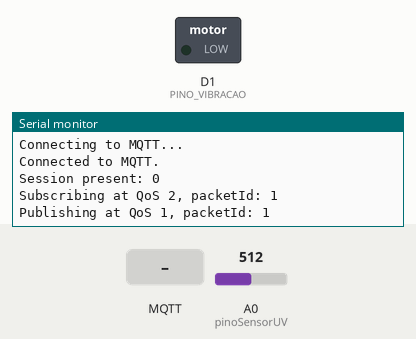
Bench run of a sketch on a simulated ESP8266 (NodeMCU). Parts: switched loads named in the sketch (green lamp = pin HIGH), the last lines printed to the serial monitor. Inputs (shaded band) come from the test bench; at power-on: A0 (pinoSensorUV) = 512. WiFi joins after 1.5 s; servers stay silent unless stated; no MQTT or app messages arrive unless stated.

Above: at 2.4 s.
2.5 s: MQTT message "uv/sensor" arrives on the first subscribed topic
At 3.5 s:
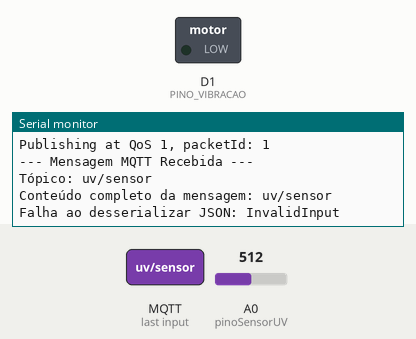
4.0 s: MQTT message "1" arrives on the first subscribed topic
At 5.1 s:
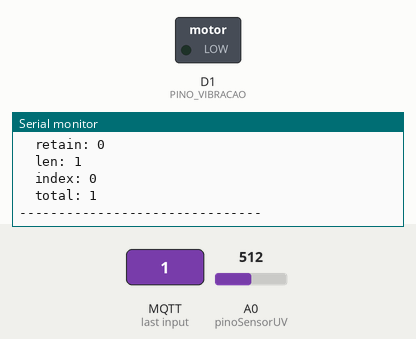
5.5 s: MQTT message "on" arrives on the first subscribed topic
At 7.1 s:
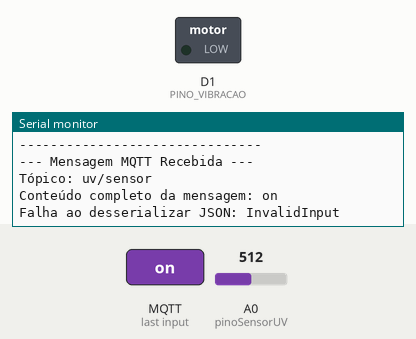

Measured:
- after the input at 2.5 s, the serial monitor: prints a new line at once (image 1)
- after the input at 4.0 s, the serial monitor: prints a new line at once (image 2)
- after the input at 5.5 s, the serial monitor: prints a new line at once (image 3)

The sketch:

UVTrack_-_C_digo_Arduino.ino
```cpp
#include <Arduino.h>

#include <ESP8266WiFi.h>
#include <Ticker.h>
#include <AsyncMqttClient.h>
#include <ArduinoJson.h>

#define WIFI_SSID "brisa-3357106"
#define WIFI_PASSWORD "iwcroyx9"

#define MQTT_HOST IPAddress(24,144,93,211) //MQTT BROKER IP ADDRESS
//for example:

#define MQTT_PORT 1883
#define BROKER_USER ""
#define BROKER_PASS ""

AsyncMqttClient mqttClient;
Ticker mqttReconnectTimer;

WiFiEventHandler wifiConnectHandler;
WiFiEventHandler wifiDisconnectHandler;
Ticker wifiReconnectTimer;

// Definimos onde ligamos o pino de saída do sensor
const int pinoSensorUV = A0; // Ligado no A0
unsigned long previousMillis = 0;   // Stores last time a message was published
const long interval = 10000;        // Interval at which to publish values
const int PINO_VIBRACAO = D1; // Pino D1 para o sensor de vibração

void connectToWifi() {
  Serial.println("Connecting to Wi-Fi...");
  WiFi.begin(WIFI_SSID, WIFI_PASSWORD);
}

void connectToMqtt() {
  Serial.println("Connecting to MQTT...");
  mqttClient.connect();
}

void onWifiConnect(const WiFiEventStationModeGotIP& event) {
  Serial.println("Connected to Wi-Fi.");
  connectToMqtt();
}

void onWifiDisconnect(const WiFiEventStationModeDisconnected& event) {
  Serial.println("Disconnected from Wi-Fi.");
  mqttReconnectTimer.detach(); // ensure we don't reconnect to MQTT while reconnecting to Wi-Fi
  wifiReconnectTimer.once(2, connectToWifi);
}

void onMqttConnect(bool sessionPresent) {
  Serial.println("Connected to MQTT.");
  Serial.print("Session present: ");
  Serial.println(sessionPresent);

  // Subscribe to topic "uv/sensor" when it connects to the broker
  uint16_t packetIdSub = mqttClient.subscribe("uv/sensor", 2);
  Serial.print("Subscribing at QoS 2, packetId: ");
  Serial.println(packetIdSub);

 // Publish on the "uv/sensor" topic with qos 1
  uint16_t packetIdPub1 = mqttClient.publish("uv/sensor", 1, true, "test 2");
  Serial.print("Publishing at QoS 1, packetId: ");
  Serial.println(packetIdPub1);
}

void onMqttDisconnect(AsyncMqttClientDisconnectReason reason) {
  Serial.println("Disconnected from MQTT.");

  if (WiFi.isConnected()) {
    mqttReconnectTimer.once(2, connectToMqtt);
  }
}

void onMqttMessage(char* topic, char* payload, AsyncMqttClientMessageProperties properties, size_t len, size_t index, size_t total) {
  String receivedMessage;
  for (int i = 0; i < len; i++) { //
    receivedMessage += (char)payload[i]; //
  } //

  Serial.println("--- Mensagem MQTT Recebida ---");
  Serial.print("Tópico: ");
  Serial.println(topic);
  Serial.print("Conteúdo completo da mensagem: ");
  Serial.println(receivedMessage);

  if (strcmp(topic, "uv/sensor") == 0) {
    // Tentar desserializar o JSON
    StaticJsonDocument<128> doc;
    DeserializationError error = deserializeJson(doc, receivedMessage);

    if (error) {
      Serial.print(F("Falha ao desserializar JSON: "));
      Serial.println(error.f_str());
      return; // Sai da função se não for um JSON válido (ou o JSON esperado)
    }

    // Se o JSON foi parseado com sucesso e contém a chave "nivel_uv"
    if (doc.containsKey("nivel_uv")) {
      float nivel_uv = doc["nivel_uv"]; // Extrai o valor float de "nivel_uv"

      Serial.print("Nível UV extraído do JSON: ");
      Serial.println(nivel_uv);

      // Condicional para ativar o sensor de vibração
      if (nivel_uv > 5.0) {
        digitalWrite(PINO_VIBRACAO, HIGH); // Ativa o sensor de vibração
        Serial.println("Nível UV > 5.0. Sensor de vibração ATIVADO no pino D1.");
      } else {
        digitalWrite(PINO_VIBRACAO, LOW); // Desativa o sensor de vibração
        Serial.println("Nível UV <= 5.0. Sensor de vibração DESATIVADO no pino D1.");
      }
    } else {
      Serial.println("A chave 'nivel_uv' não foi encontrada no JSON recebido.");
    }

  }

  // Depuração geral
  Serial.println("Publish received (detalhes):");
  Serial.print("  topic: ");
  Serial.println(topic);
  Serial.print("  qos: ");
  Serial.println(properties.qos);
  Serial.print("  dup: ");
  Serial.println(properties.dup);
  Serial.print("  retain: ");
  Serial.println(properties.retain);
  Serial.print("  len: ");
  Serial.println(len);
  Serial.print("  index: ");
  Serial.println(index);
  Serial.print("  total: ");
  Serial.println(total);
  Serial.println("-------------------------------");
}

void onMqttPublish(uint16_t packetId) {
  Serial.println("Publish acknowledged.");
  Serial.print("  packetId: ");
  Serial.println(packetId);
  Serial.println("-------------------------------");
  Serial.println("");
}

void setup() {

  Serial.begin(9600); // Inicializa comunicação serial

  pinMode(PINO_VIBRACAO, OUTPUT); // Configura o pino do sensor de vibração como saída
  digitalWrite(PINO_VIBRACAO, LOW); // Garante que o sensor comece desligado

  wifiConnectHandler = WiFi.onStationModeGotIP(onWifiConnect);
  wifiDisconnectHandler = WiFi.onStationModeDisconnected(onWifiDisconnect);

  mqttClient.onConnect(onMqttConnect);
  mqttClient.onDisconnect(onMqttDisconnect);
  mqttClient.onMessage(onMqttMessage);
  mqttClient.onPublish(onMqttPublish);
  mqttClient.setServer(MQTT_HOST, MQTT_PORT);
  mqttClient.setCredentials(BROKER_USER, BROKER_PASS);


  connectToWifi();
}

void loop() {

  int leitura = analogRead(pinoSensorUV); // Lê valor analógico (0~1023)

  // Converte para tensão (em Volts)
  float tensao = leitura * (5.0 / 1023.0);

  // Estimação simples do índice UV
  float indiceUV = tensao * 10.0;

  String classificacao;
  if      (indiceUV <= 2.0) classificacao = "Baixo";
  else if (indiceUV <= 5.0) classificacao = "Moderado";
  else if (indiceUV <= 7.0) classificacao = "Alto";
  else                     classificacao = "Muito Alto";

  Serial.print("Leitura: ");
  Serial.print(leitura);
  Serial.print("\tTensão: ");
  Serial.print(tensao);
  Serial.print(" V\tÍndice UV: ");
  Serial.println(indiceUV);

  String payload = "{";
  payload += "\"nivel_uv\":" + String(indiceUV, 1) + ",";
  payload += "\"classificacao\":\"" + classificacao + "\"";
  payload += "}";

  // Publish an MQTT message on uv/sensor
  uint16_t packetIdPub1 = mqttClient.publish("uv/sensor", 1, true, payload.c_str());
  Serial.printf("Publishing on topic %s at QoS 1, packetId: %i", "uv/sensor", packetIdPub1);
  Serial.println("");

  delay(10000); // Aguarda 10 segundos
}
```
